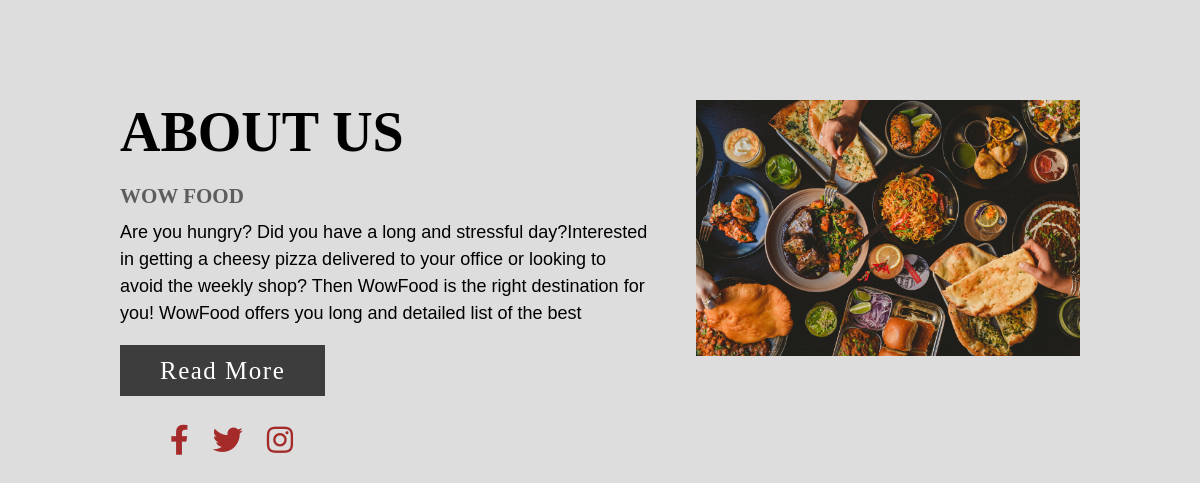
Page /about.php on the committed database.
### tables this page shows
CREATE TABLE `about` (
  `title` varchar(255) NOT NULL,
  `description` varchar(255) NOT NULL,
  `image` varchar(255) NOT NULL
);

### about.php (the view, shortened to what this page needs)
<!DOCTYPE html>
<html lang="en">
<head>
    <link rel="stylesheet" href="https://use.fontawesome.com/releases/v5.15.4/css/all.css" >
    <link rel="stylesheet" href="css/about.css">
</head>
<body>
<?php
    $servername = "localhost";
    $username = "root";
    $password = "";
    $dbname = "food-order";
    $conn = new mysqli($servername, $username, $password, $dbname);
?>
    <div class="section">
        <div class="container">
         <?php
        $sql = "SELECT * FROM about";
        $result = $conn->query($sql);
        if ($result->num_rows > 0) {
            while ($row = $result->fetch_assoc()) {
        ?>
            <div class="content-section">
               <div class="title">
                   <h1>ABOUT US</h1>
               </div>
               <div class="content">
                   <h3><?php echo $row["title"] ?></h3>
                   <p>
                   <?php echo $row["description"] ?>
                   </p>
                   <div class="button">
                       <a href="">Read More</a>
                   </div>
               </div>
               <div class="social">
                   <a href=""><i class="fab fa-facebook-f"></i></a>
                   <a href=""><i class="fab fa-twitter"></i></a>
                   <a href=""><i class="fab fa-instagram"></i></a>
               </div>
           </div>
               <div class="image-section">
                   <img src="images/<?php echo $row["image"] ?>" alt="">
                </div>
         <?php
            }
         }
         ?>
        </div>
    </div>
</body>
</html>

### css/about.css (style rules this page uses)
* { margin: 0px; padding:0px; box-sizing: border-box; }
.section { width:100%; min-height: 100vh; background-color: #ddd; }
.container { width: 80%; display: block; margin:auto; padding-top: 100px; }
.content-section { float: left; width: 55%; }
.image-section { float: right; width: 40%; }
.image-section img { width: 100%; height: auto; }
.content-section .title { text-transform: uppercase; font-size: 28px; }
.content-section .content h3 { margin-top: 20px; color: #5d5d5d; font-size: 21px; }
.content-section .content p { margin-top: 10px; font-family: sans-serif; font-size: 18px; line-height: 1.5; }
.content-section .content .button { margin-top: 30px; }
.content-section .content .button a { background-color: #3d3d3d; padding: 12px 40px; text-decoration: none; color: #fff; font-size: 25px; letter-spacing: 1.5px; }
.content-section .social { margin: 40px 40px; }
.content-section .social i { color: #a52a2a; font-size: 30px; padding: 0px 10px; }

### rows in the picture
about: title "WOW FOOD", description "Are you hungry? Did you have a long and stressful day?Interested in getting a cheesy pizza delivered to your office or looking to avoid the weekly shop? Then WowFood is the right destination for you! WowFood offers you long and detailed list of the best", image (picture)
